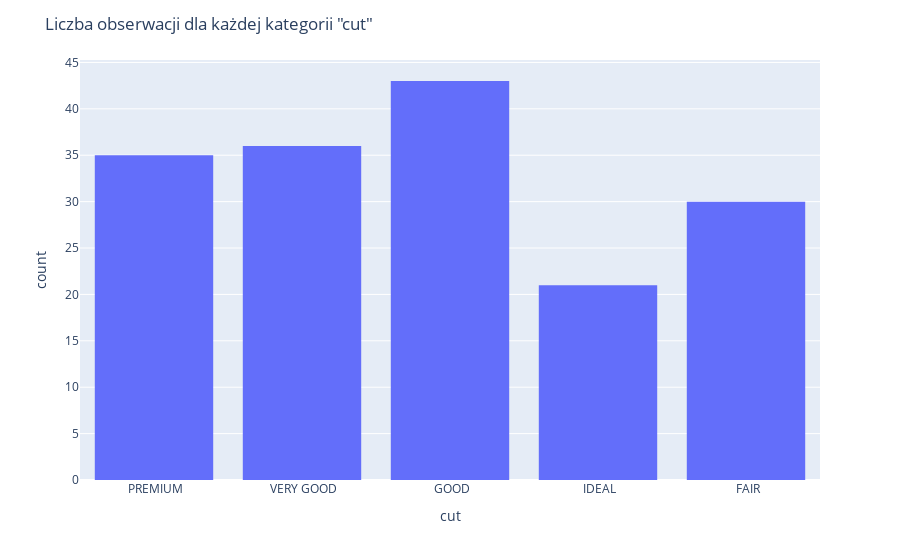

The cell this chart's notebook holds for it:
### Code cell
fig = px.histogram(data, x='cut')
fig.update_layout(title='Liczba obserwacji dla każdej kategorii "cut"', xaxis_title='cut')
fig.show()

### Figure 1 — Plotly figure (JSON) as saved in the notebook; plotly's stock layout.template omitted (floating-point values rounded to 4 significant figures; data arrays with more than 128 entries replaced by an {"elided": "..."} marker saying what was removed)
{"data": [{"alignmentgroup": "True", "bingroup": "x", "hovertemplate": "cut=%{x}<br>count=%{y}<extra></extra>", "legendgroup": "", "marker": {"color": "#636efa", "pattern": {"shape": ""}}, "name": "", "offsetgroup": "", "orientation": "v", "showlegend": false, "type": "histogram", "x": {"elided": "165 str values"}, "xaxis": "x", "yaxis": "y"}], "layout": {"barmode": "relative", "legend": {"tracegroupgap": 0}, "margin": {"t": 60}, "title": {"text": "Liczba obserwacji dla każdej kategorii \"cut\""}, "xaxis": {"anchor": "y", "domain": [0, 1], "title": {"text": "cut"}}, "yaxis": {"anchor": "x", "domain": [0, 1], "title": {"text": "count"}}}}
